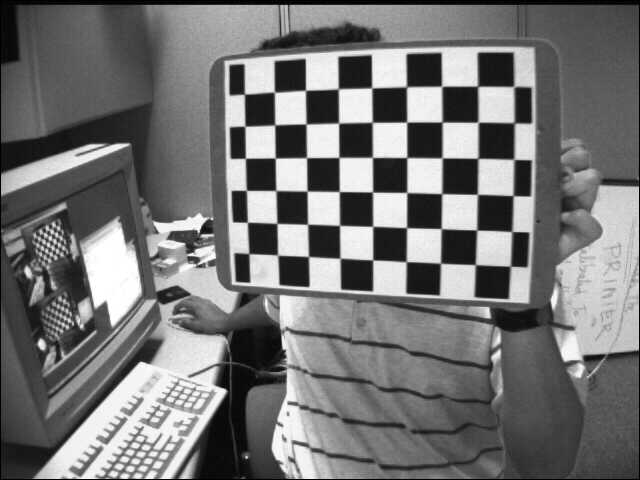
#> input picture monoCalibration/imgs/1.jpg, 640 x 480 px
$ python task3.rectify_image.py
#> lines starting #> are read from the running program, lines starting #| are printed output that depends on the picture
#「3d视觉工坊」：目前国内最大的3D视觉知识交流圈，致力于传播最前沿的3d视觉领域知识！
# 作者：曹博
# 邮箱：fly_cjb@163.com

import cv2
import numpy as np
import matplotlib.pylab as plt

plt.rcParams['font.sans-serif'] = ['SimHei']  # 用来正常显示中文标签
plt.rcParams['axes.unicode_minus'] = False    # 用来正常显示负号


def rectify(img, Ac, dist):
    h, w = img.shape
    fx, fy = Ac[0, 0], Ac[1, 1]
    cx, cy = Ac[0, 2], Ac[1, 2]
    k1, k2, p1, p2, k3 = dist[0, :]

    img_correct = np.zeros((h, w), np.uint8)

    # 遍历所有(U,V)填充为映射对应的(Ud,Vd)即可实现图像去畸变处理。
    for v in range(h):
        for u in range(w):
            # 01 映射回归一化平面
            x = (u - cx) / fx
            y = (v - cy) / fy
            # 02 找到归一化平面下相应的畸变坐标（畸变校正）
            r2 = x * x + y * y
            r4 = r2 * r2
            r6 = r4 * r2
            x_distorted = x * (1 + k1 * r2 + k2 * r4 + k3 * r6) \
                          + 2 * p1 * x * y + p2 * (r2 + 2 * x * x)
            y_distorted = y * (1 + k1 * r2 + k2 * r4 + k3 * r6) \
                          + 2 * p2 * x * y + p1 * (r2 + 2 * y * y)
            # 03 将畸变坐标 映射回 正确的像素坐标系（最近邻差值）
            u_distorted = round(fx * x_distorted + cx)
            v_distorted = round(fy * y_distorted + cy)
            # 04 建立映射关系：理想坐标 -> 畸变坐标
            if ((0 <= v_distorted <= h) & (0 <= u_distorted  <= w)):
                img_correct[v, u] = img[v_distorted, u_distorted]
            else:
                img_correct[v, u] = 0
    return img_correct


if __name__ == '__main__':
    filename = "imgs/1.jpg"
    img = cv2.imread(filename, flags=0)
#> img is the input picture: shape (480, 640); min 0, max 255, mean 116.6
    # 01 加载标定结果
    calib_info_file = "calib_info.npy"
    calib_info = np.load(calib_info_file, allow_pickle=True).item()
#> (reads monoCalibration/calib_info.npy from the repository)
    Ac = calib_info["Ac"]  # AC相机内参
    # OpenCV:k1, k2, p1, p2, k3
    # Matlab:k1, k2, k3, p1, p2
    Dist = calib_info["Dist"]  # 相机畸变

    # 02 校正图片
    dst1 = cv2.undistort(img, Ac, Dist)  # OpenCV自带的校正函数
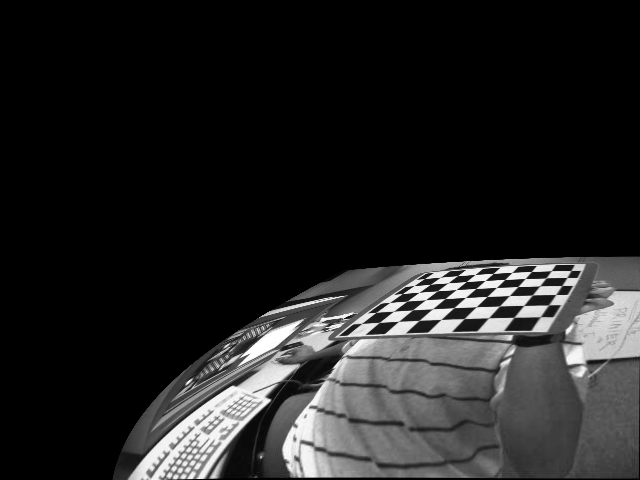
#> dst1: shape (480, 640); min 0, max 255, mean 35.2
    dst2 = rectify(img, Ac, Dist)        # 手动实现校正函数
#> (the run stopped early here; a loop or call above may not have finished)
